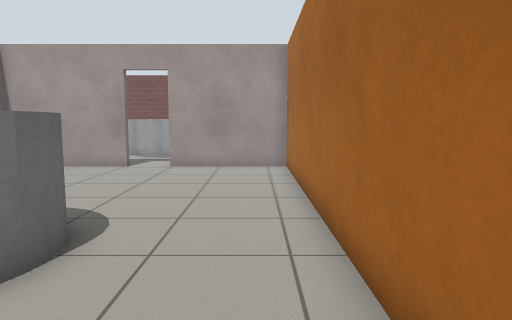
View 1 (above)

22 first-person views from a walk through a Gazebo world. The camera is 0.94 m above the floor, tilts 6° down and sees 70° across. The floor is counted in squares, 0.5 m on a side. Each view is taken from the middle of a square. On the plan, view 1 faces up. The plan holds only what a view shows up to about 18 squares ahead; the rest is blank. Gazebo's built-in surfaces are drawn with simple patterns.

View 2
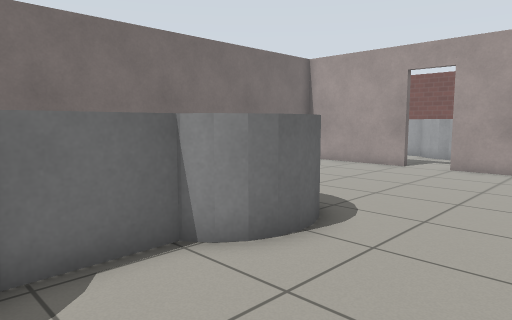

View 3
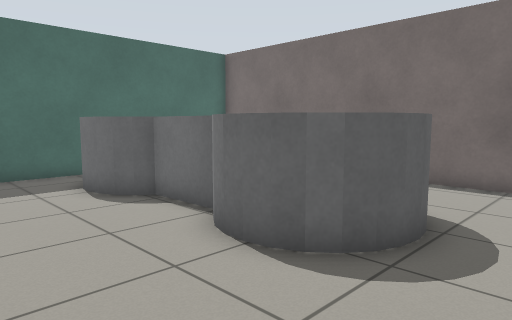

View 4
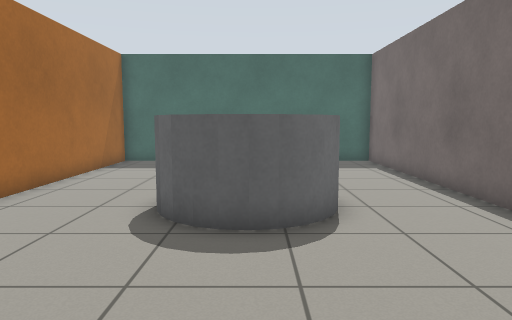

View 5
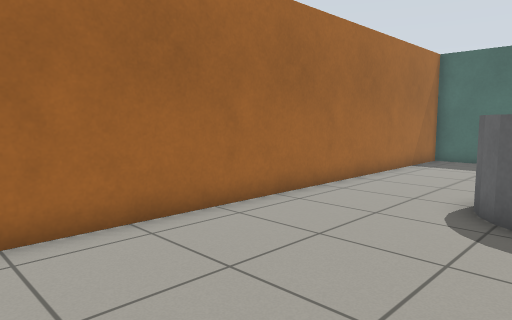

View 6
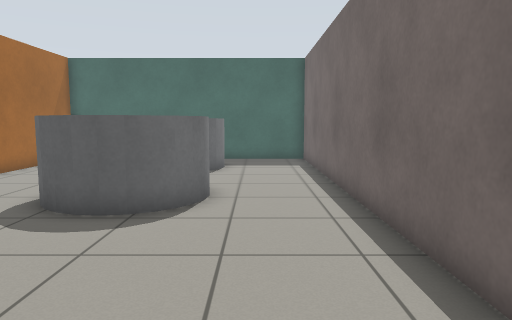

View 7
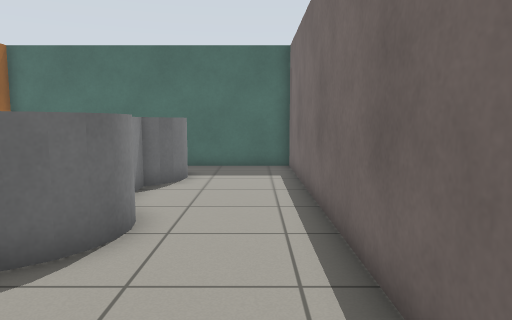

View 8
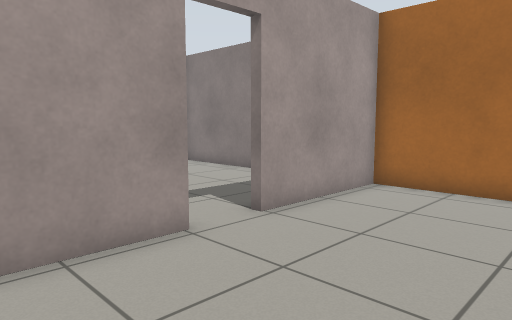

View 9
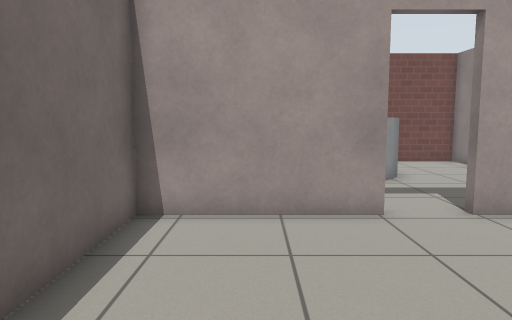

View 10
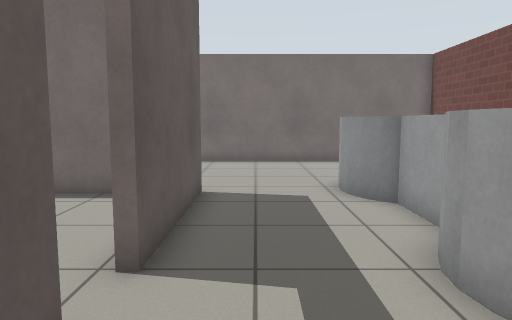

View 11
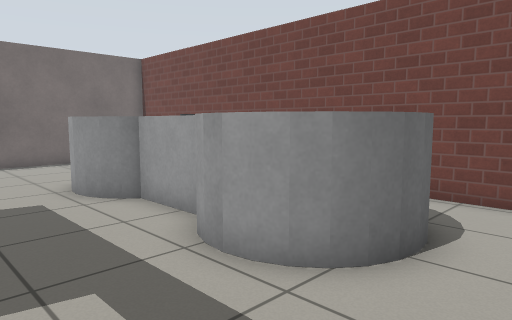

View 12
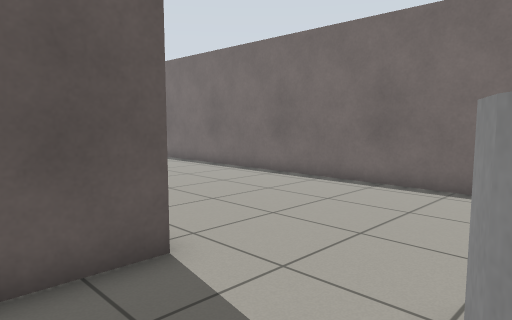

View 13
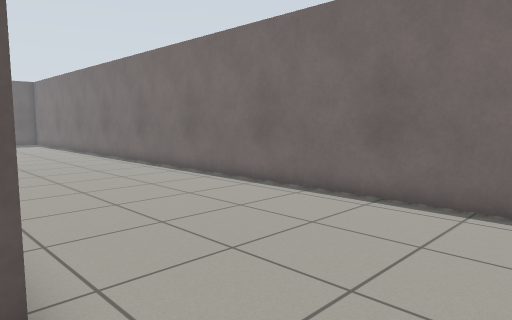

View 14
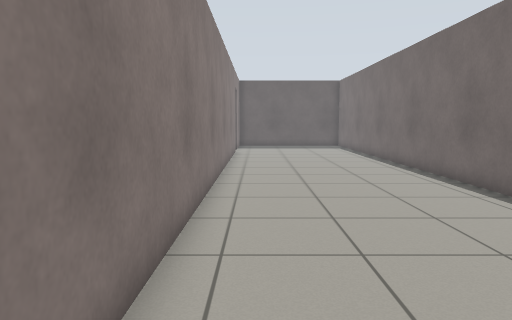

View 15
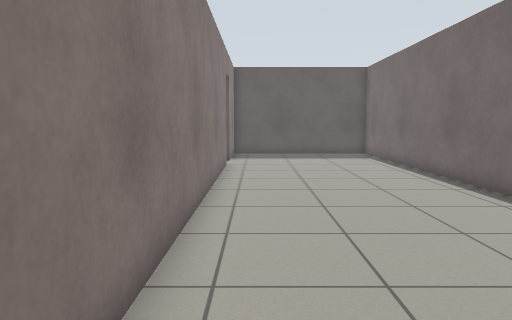

View 16
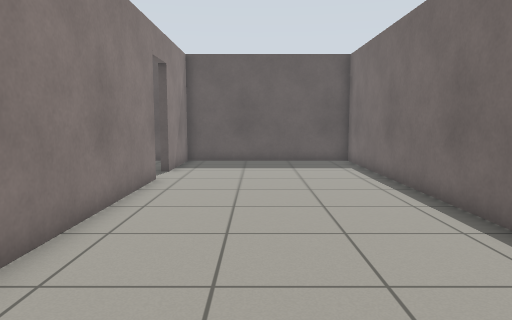

View 17
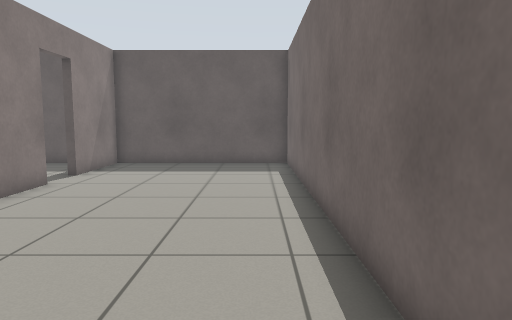

View 18
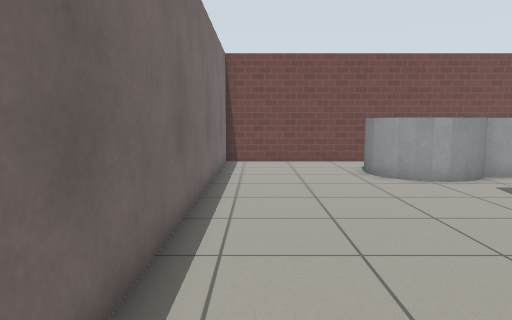

View 19
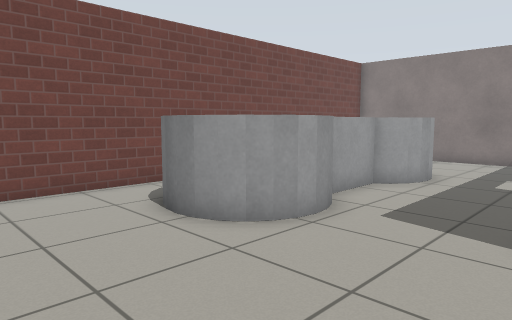

View 20
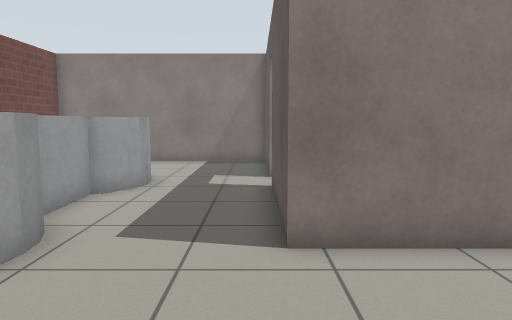

View 21
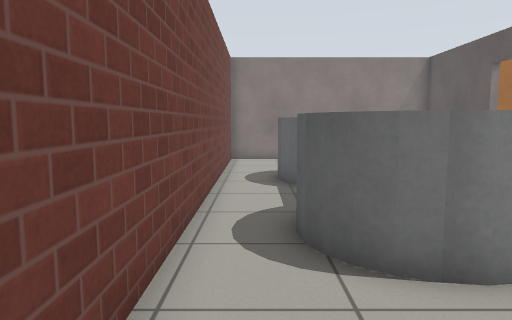

View 22
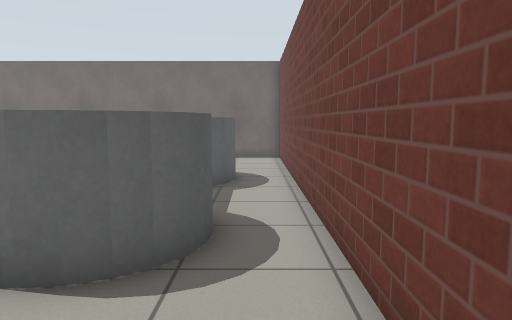

### Floor plan
Key: @ floor where view 1 was taken; # wall or solid block; . floor; D open door; T table; O other object.
Columns run from 19 left of view 1 to 2 right of it. Each row starts with its distance up from view 1.
 25 ######################
 24 #....................#
 23 #......TTT...TTT.....#
 22 #.....TT  O    TT....#
 21 #.....T   OTT   T....#
 20 #......TTT...TTT.....#
 19 #....................#
 18 #....................#
 17 #....................#
 16 #....................#
 15 #........#####DD######
 14 #........#...........#
 13 #........#...........#
 12 #........#...........#
 11 #........#...........#
 10 #........#...........#
  9 #........#...........#
  8 #........#...........#
  7 #........#....T......#
  6 #........#...T TT....#
  5 #........#..T   T....#
  4 #........#...T  T....#
  3 #........#...  T.....#
  2 #........#...  T.....#
  1 #........#...T T.....#
  0 #........#...T TT..@.#
 -1 #........#...T  T....#
 -2 #........#...T  T....#
 -3 #........#....  .....#
 -4 #........#.... ......#
 -5 #........#############
 -6 #........#
 -7 #........#
 -8 #........#
 -9 #.......D#
-10 #.......DD
-11 #........#.
-12 #........#.
-13 #........#..
-14 #........#..
-15 #############

Where each view was taken, in squares from view 1:
view 1: 0 up, 0 right, facing up
view 2: 0 up, 1 right, facing up-left
view 3: 9 up, 1 right, facing down-left
view 4: 13 up, 5 left, facing down
view 5: 14 up, 5 left, facing down-right
view 6: 14 up, 8 left, facing down
view 7: 11 up, 9 left, facing down
view 8: 10 up, 9 left, facing up-right
view 9: 8 up, 8 left, facing up
view 10: 17 up, 1 left, facing left
view 11: 16 up, 1 left, facing up-left
view 12: 20 up, 8 left, facing down-left
view 13: 19 up, 10 left, facing down-left
view 14: 14 up, 12 left, facing down
view 15: 7 up, 12 left, facing down
view 16: 3 up, 14 left, facing down
view 17: 2 up, 17 left, facing down
view 18: 8 up, 17 left, facing up
view 19: 15 up, 17 left, facing up-right
view 20: 16 up, 16 left, facing right
view 21: 24 up, 17 left, facing right
view 22: 24 up, 1 right, facing left
